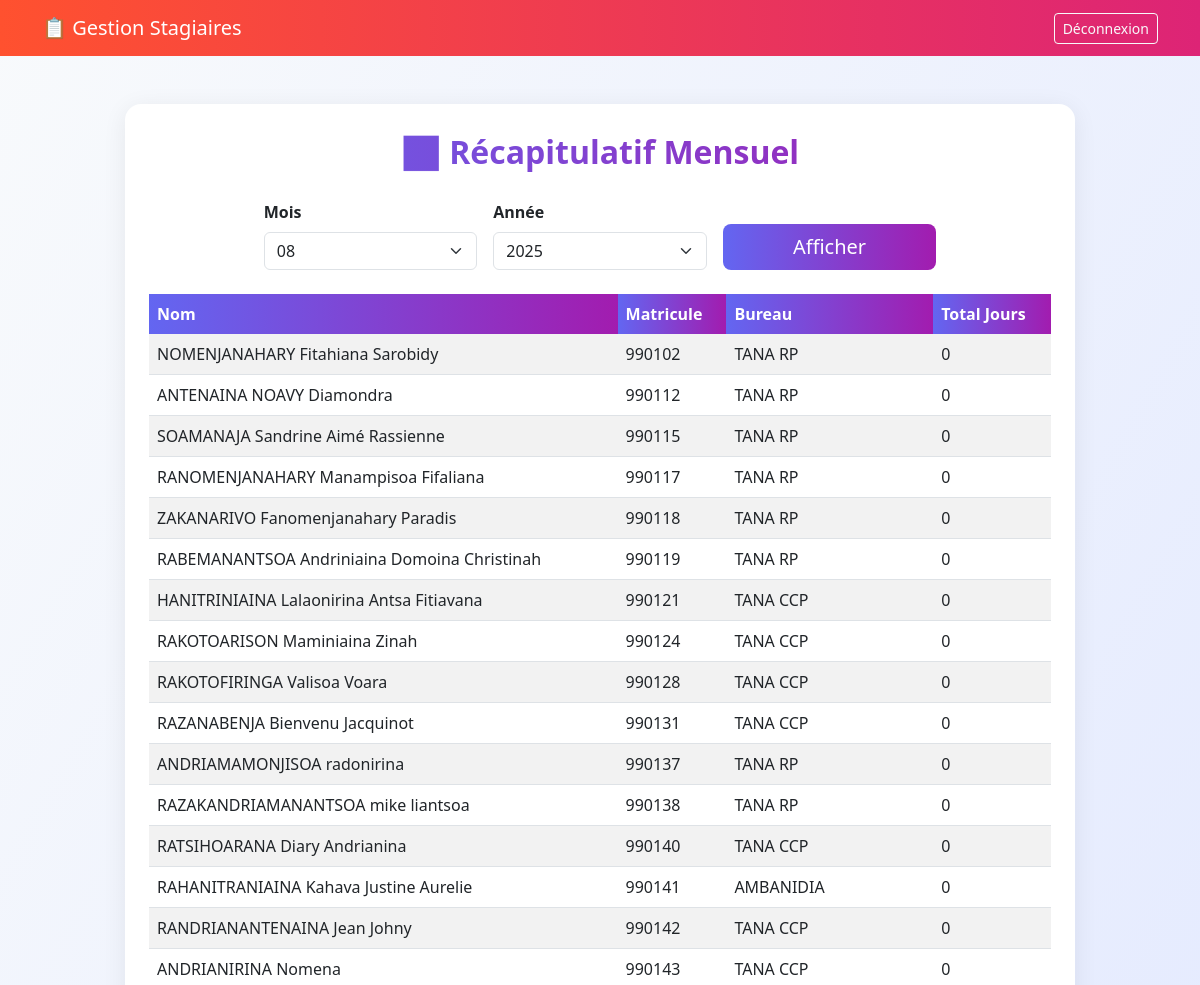
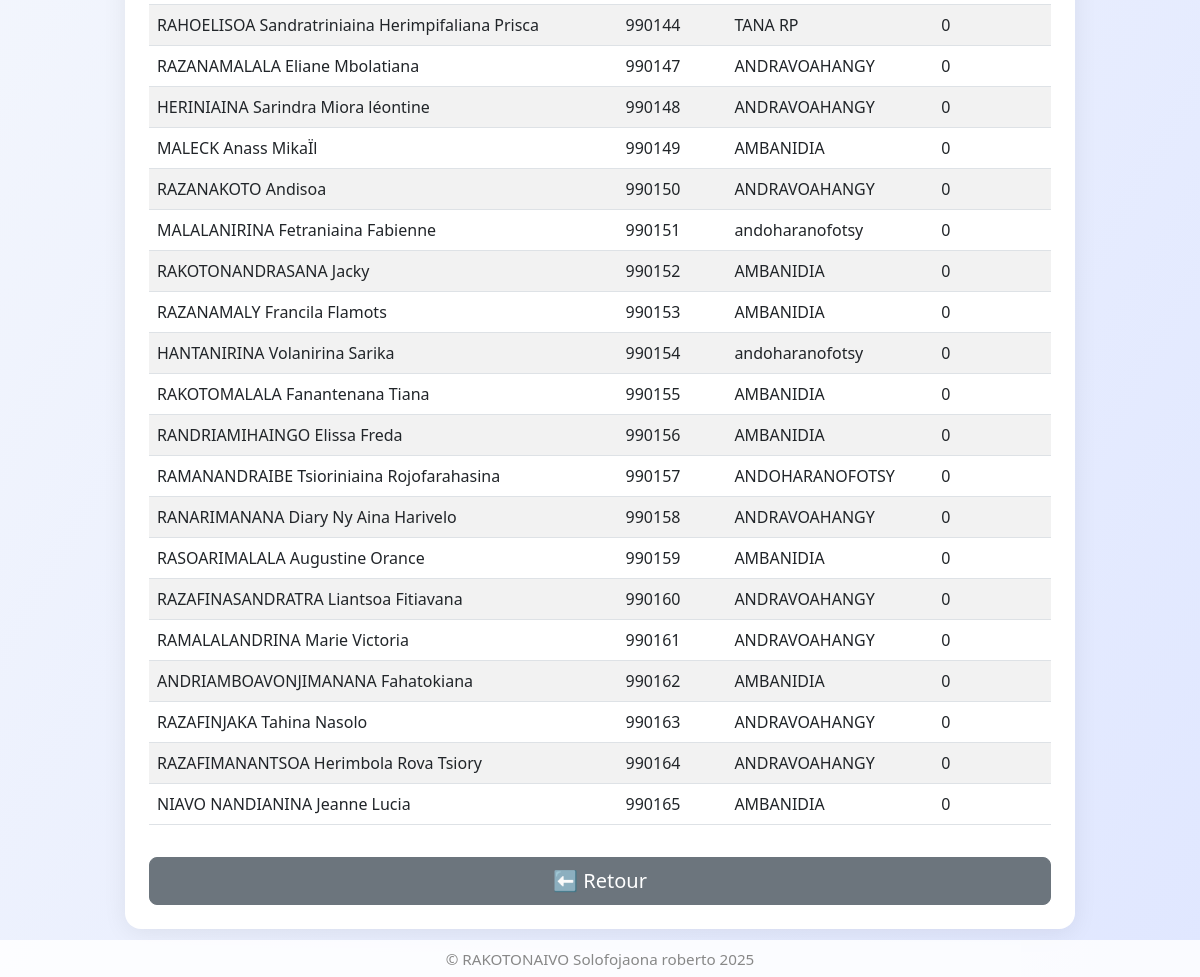
The page /recap (signed in) on the database its author committed (2 pictures, top to bottom).
### tables this page shows
CREATE TABLE stagiaire (id INTEGER PRIMARY KEY AUTOINCREMENT, nom_prenoms TEXT, paositra_money TEXT UNIQUE, bureau TEXT, matricule TEXT (6) UNIQUE);

### app.py (the view)
@app.route("/recap", methods=["GET","POST"])
@login_required(role="admin")
def recap():
    mois = request.form.get("mois", datetime.today().strftime("%m"))
    annee = request.form.get("annee", datetime.today().strftime("%Y"))
    conn = db_connect(); cur = conn.cursor()
    cur.execute("""SELECT s.nom_prenoms, s.matricule, s.bureau, IFNULL(SUM(p.presence),0) as total_jours
                   FROM stagiaire s
                   LEFT JOIN presences p ON s.id = p.stagiaire_id
                       AND strftime('%m', p.date) = ? AND strftime('%Y', p.date) = ?
                   GROUP BY s.id ORDER BY s.matricule""", (mois, annee))
    data = cur.fetchall(); conn.close()
    return render_template("recap.html", recap_data=data, mois=mois, annee=annee, username=session.get("username"))

### app.py (called while the page is built)
def db_connect():
    return sqlite3.connect(DB)

def login_required(role=None):
    def decorator(f):
        @wraps(f)
        def wrapper(*args, **kwargs):
            if "user_id" not in session:
                flash("Veuillez vous connecter.", "warning")
                return redirect(url_for("login"))
            if role and session.get("role") != role:
                flash("Accès refusé.", "danger")
                if session.get("role") == "user":
                    return redirect(url_for("user_profile"))
                return redirect(url_for("index"))
            return f(*args, **kwargs)
        return wrapper
    return decorator

### templates/recap.html (shortened to what this page needs)
<!doctype html>
<html lang="fr">
<head>
    <link href="https://cdn.jsdelivr.net/npm/bootstrap@5.3.0/dist/css/bootstrap.min.css" rel="stylesheet">
</head>
<body>
<nav class="navbar">
    <div class="container">
        <a class="navbar-brand text-white" href="/">📋 Gestion Stagiaires</a>
        <div class="ms-auto">
            <a href="/logout" class="btn btn-sm btn-outline-light">Déconnexion</a>
        </div>
    </div>
</nav>
<div class="container py-5">
    <div class="card p-4 mx-auto" style="max-width: 950px;">
        <div class="recap-title mb-4">📊 Récapitulatif Mensuel</div>
        <form method="post" class="row g-3 align-items-end mb-4 justify-content-center">
            <div class="col-md-3">
                <label class="form-label fw-semibold">Mois</label>
                <select name="mois" class="form-select">
                    {% for m in range(1,13) %}
                        <option value='{{"%02d"|format(m)}}' {% if mois == "%02d"|format(m) %}selected{% endif %}>{{"%02d"|format(m)}}</option>
                    {% endfor %}
                </select>
            </div>
            <div class="col-md-3">
                <label class="form-label fw-semibold">Année</label>
                <select name="annee" class="form-select">
                    {% for a in range(2020,2031) %}
                        <option value='{{a}}' {% if annee == a|string %}selected{% endif %}>{{a}}</option>
                    {% endfor %}
                </select>
            </div>
            <div class="col-md-3 d-grid">
                <button class="btn btn-primary btn-lg" type="submit">Afficher</button>
            </div>
        </form>
        <div class="table-responsive">
            <table class="table table-striped align-middle">
                <thead>
                    <tr>
                        <th>Nom</th>
                        <th>Matricule</th>
                        <th>Bureau</th>
                        <th>Total Jours</th>
                    </tr>
                </thead>
                <tbody>
                    {% for nom, matricule, bureau, total in recap_data %}
                    <tr>
                        <td>{{nom}}</td>
                        <td>{{matricule}}</td>
                        <td>{{bureau}}</td>
                        <td>{{total}}</td>
                    </tr>
                    {% endfor %}
                </tbody>
            </table>
        </div>
        <div class="d-grid mt-3">
            <a class="btn btn-secondary btn-lg" href="/">⬅ Retour</a>
        </div>
    </div>
   </div>
<footer class="copyright text-center">
    &copy; RAKOTONAIVO Solofojaona roberto 2025
</footer>

### templates/recap.html (style rules this page uses)
body { background: linear-gradient(120deg, #f8fafc 0%, #e0e7ff 100%); min-height: 100vh; }
.navbar { background: linear-gradient(90deg,#ff512f,#dd2476); }
.recap-title { background: linear-gradient(90deg, #6366f1 0%, #a21caf 100%); -webkit-background-clip: text; background-clip: text; -webkit-text-fill-color: transparent; font-weight: bold; text-align: center; margin-bottom: 2rem; font-size: 2rem; }
.card { box-shadow: 0 4px 24px rgba(0,0,0,0.07); border-radius: 1rem; border: none; }
.table thead th { background: linear-gradient(90deg, #6366f1 0%, #a21caf 100%); color: #fff; border: none; }
.btn-primary { background: linear-gradient(90deg, #6366f1 0%, #a21caf 100%); border: none; border-radius: 0.5rem; font-weight: 500; }
.btn-secondary { border-radius: 0.5rem; font-weight: 500; }
.copyright { color: #888; font-size: 0.95rem; text-align: center; margin-top: 40px; margin-bottom: 10px; }
.copyright { color: #888; font-size: 0.95rem; text-align: center; position: fixed; left: 0; right: 0; bottom: 0; background: rgba(255,255,255,0.85); padding: 8px 0 6px 0; z-index: 100; margin: 0; }

### rows shown on the page
stagiaire: nom_prenoms "NOMENJANAHARY Fitahiana Sarobidy", matricule "990102", bureau "TANA RP", total "0"
stagiaire: nom_prenoms "ANTENAINA NOAVY Diamondra", matricule "990112", bureau "TANA RP", total "0"
stagiaire: nom_prenoms "SOAMANAJA Sandrine Aimé Rassienne", matricule "990115", bureau "TANA RP", total "0"
stagiaire: nom_prenoms "RANOMENJANAHARY Manampisoa Fifaliana", matricule "990117", bureau "TANA RP", total "0"
stagiaire: nom_prenoms "ZAKANARIVO Fanomenjanahary Paradis", matricule "990118", bureau "TANA RP", total "0"
stagiaire: nom_prenoms "RABEMANANTSOA Andriniaina Domoina Christinah", matricule "990119", bureau "TANA RP", total "0"
stagiaire: nom_prenoms "HANITRINIAINA Lalaonirina Antsa Fitiavana", matricule "990121", bureau "TANA CCP", total "0"
stagiaire: nom_prenoms "RAKOTOARISON Maminiaina Zinah", matricule "990124", bureau "TANA CCP", total "0"
stagiaire: nom_prenoms "RAKOTOFIRINGA Valisoa Voara", matricule "990128", bureau "TANA CCP", total "0"
stagiaire: nom_prenoms "RAZANABENJA Bienvenu Jacquinot", matricule "990131", bureau "TANA CCP", total "0"
stagiaire: nom_prenoms "ANDRIAMAMONJISOA radonirina", matricule "990137", bureau "TANA RP", total "0"
stagiaire: nom_prenoms "RAZAKANDRIAMANANTSOA mike liantsoa", matricule "990138", bureau "TANA RP", total "0"
stagiaire: nom_prenoms "RATSIHOARANA Diary Andrianina", matricule "990140", bureau "TANA CCP", total "0"
stagiaire: nom_prenoms "RAHANITRANIAINA Kahava Justine Aurelie", matricule "990141", bureau "AMBANIDIA", total "0"
stagiaire: nom_prenoms "RANDRIANANTENAINA Jean Johny", matricule "990142", bureau "TANA CCP", total "0"
stagiaire: nom_prenoms "ANDRIANIRINA Nomena", matricule "990143", bureau "TANA CCP", total "0"
stagiaire: nom_prenoms "RAHOELISOA Sandratriniaina Herimpifaliana Prisca", matricule "990144", bureau "TANA RP", total "0"
stagiaire: nom_prenoms "RAZANAMALALA Eliane Mbolatiana", matricule "990147", bureau "ANDRAVOAHANGY", total "0"
stagiaire: nom_prenoms "HERINIAINA Sarindra Miora léontine", matricule "990148", bureau "ANDRAVOAHANGY", total "0"
stagiaire: nom_prenoms "MALECK Anass MikaÏl", matricule "990149", bureau "AMBANIDIA", total "0"
stagiaire: nom_prenoms "RAZANAKOTO Andisoa", matricule "990150", bureau "ANDRAVOAHANGY", total "0"
stagiaire: nom_prenoms "MALALANIRINA Fetraniaina Fabienne", matricule "990151", bureau "andoharanofotsy", total "0"
stagiaire: nom_prenoms "RAKOTONANDRASANA Jacky", matricule "990152", bureau "AMBANIDIA", total "0"
stagiaire: nom_prenoms "RAZANAMALY Francila Flamots", matricule "990153", bureau "AMBANIDIA", total "0"
stagiaire: nom_prenoms "HANTANIRINA Volanirina Sarika", matricule "990154", bureau "andoharanofotsy", total "0"
stagiaire: nom_prenoms "RAKOTOMALALA Fanantenana Tiana", matricule "990155", bureau "AMBANIDIA", total "0"
stagiaire: nom_prenoms "RANDRIAMIHAINGO Elissa Freda", matricule "990156", bureau "AMBANIDIA", total "0"
stagiaire: nom_prenoms "RAMANANDRAIBE Tsioriniaina Rojofarahasina", matricule "990157", bureau "ANDOHARANOFOTSY", total "0"
stagiaire: nom_prenoms "RANARIMANANA Diary Ny Aina Harivelo", matricule "990158", bureau "ANDRAVOAHANGY", total "0"
stagiaire: nom_prenoms "RASOARIMALALA Augustine Orance", matricule "990159", bureau "AMBANIDIA", total "0"
stagiaire: nom_prenoms "RAZAFINASANDRATRA Liantsoa Fitiavana", matricule "990160", bureau "ANDRAVOAHANGY", total "0"
stagiaire: nom_prenoms "RAMALALANDRINA Marie Victoria", matricule "990161", bureau "ANDRAVOAHANGY", total "0"
stagiaire: nom_prenoms "ANDRIAMBOAVONJIMANANA Fahatokiana", matricule "990162", bureau "AMBANIDIA", total "0"
stagiaire: nom_prenoms "RAZAFINJAKA Tahina Nasolo", matricule "990163", bureau "ANDRAVOAHANGY", total "0"
stagiaire: nom_prenoms "RAZAFIMANANTSOA Herimbola Rova Tsiory", matricule "990164", bureau "ANDRAVOAHANGY", total "0"
stagiaire: nom_prenoms "NIAVO NANDIANINA Jeanne Lucia", matricule "990165", bureau "AMBANIDIA", total "0"

### other values the page prints
form field mois "08"
form field annee "2025"
